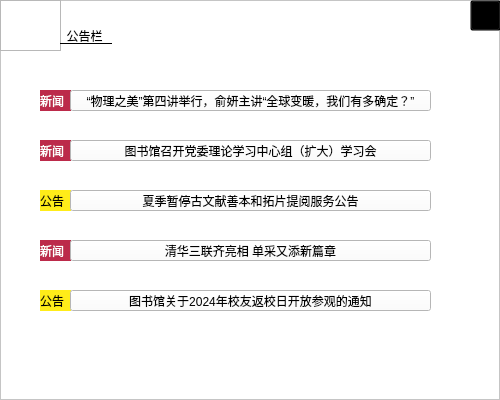
<?xml version="1.0" encoding="UTF-8"?>
<ui version="4.0">
 <class>noticeboard</class>
 <widget class="QWidget" name="noticeboard">
  <property name="geometry">
   <rect>
    <x>0</x>
    <y>0</y>
    <width>500</width>
    <height>400</height>
   </rect>
  </property>
  <property name="windowTitle">
   <string>Form</string>
  </property>
  <widget class="QFrame" name="frame">
   <property name="geometry">
    <rect>
     <x>0</x>
     <y>0</y>
     <width>500</width>
     <height>400</height>
    </rect>
   </property>
   <property name="styleSheet">
    <string notr="true">QFrame#frame{background-color: rgb(255, 255, 255);

}</string>
   </property>
   <property name="frameShape">
    <enum>QFrame::StyledPanel</enum>
   </property>
   <property name="frameShadow">
    <enum>QFrame::Raised</enum>
   </property>
   <widget class="QFrame" name="frame_2">
    <property name="geometry">
     <rect>
      <x>0</x>
      <y>0</y>
      <width>61</width>
      <height>51</height>
     </rect>
    </property>
    <property name="styleSheet">
     <string notr="true">border-image: url(:/background/board_red_library.jpg);</string>
    </property>
    <property name="frameShape">
     <enum>QFrame::StyledPanel</enum>
    </property>
    <property name="frameShadow">
     <enum>QFrame::Raised</enum>
    </property>
   </widget>
   <widget class="QLabel" name="label">
    <property name="geometry">
     <rect>
      <x>60</x>
      <y>20</y>
      <width>191</width>
      <height>31</height>
     </rect>
    </property>
    <property name="styleSheet">
     <string notr="true">
text-decoration: underline;
font: 30pt &quot;华文隶书&quot;;
text-decoration: underline;</string>
    </property>
    <property name="text">
     <string>  公告栏   </string>
    </property>
   </widget>
   <widget class="QLabel" name="label_2">
    <property name="geometry">
     <rect>
      <x>40</x>
      <y>290</y>
      <width>31</width>
      <height>21</height>
     </rect>
    </property>
    <property name="styleSheet">
     <string notr="true">
background-color: rgb(255, 236, 25);
font: 11pt &quot;华文隶书&quot;;
border-radius:150px;</string>
    </property>
    <property name="text">
     <string>公告</string>
    </property>
   </widget>
   <widget class="QLabel" name="label_3">
    <property name="geometry">
     <rect>
      <x>40</x>
      <y>190</y>
      <width>31</width>
      <height>21</height>
     </rect>
    </property>
    <property name="styleSheet">
     <string notr="true">
background-color: rgb(255, 236, 25);
font: 11pt &quot;华文隶书&quot;;
border-radius:150px;</string>
    </property>
    <property name="text">
     <string>公告</string>
    </property>
   </widget>
   <widget class="QLabel" name="label_4">
    <property name="geometry">
     <rect>
      <x>40</x>
      <y>140</y>
      <width>31</width>
      <height>21</height>
     </rect>
    </property>
    <property name="styleSheet">
     <string notr="true">background-color: rgb(188, 42, 74);
color: rgb(255, 255, 255);

font: 11pt &quot;华文隶书&quot;;
border-radius:150px;</string>
    </property>
    <property name="text">
     <string>新闻</string>
    </property>
   </widget>
   <widget class="QLabel" name="label_5">
    <property name="geometry">
     <rect>
      <x>40</x>
      <y>90</y>
      <width>31</width>
      <height>21</height>
     </rect>
    </property>
    <property name="styleSheet">
     <string notr="true">background-color: rgb(188, 42, 74);
color: rgb(255, 255, 255);

font: 11pt &quot;华文隶书&quot;;
border-radius:150px;</string>
    </property>
    <property name="text">
     <string>新闻</string>
    </property>
   </widget>
   <widget class="QLabel" name="label_6">
    <property name="geometry">
     <rect>
      <x>40</x>
      <y>240</y>
      <width>31</width>
      <height>21</height>
     </rect>
    </property>
    <property name="styleSheet">
     <string notr="true">background-color: rgb(188, 42, 74);
color: rgb(255, 255, 255);

font: 11pt &quot;华文隶书&quot;;
border-radius:150px;</string>
    </property>
    <property name="text">
     <string>新闻</string>
    </property>
   </widget>
   <widget class="QPushButton" name="news1">
    <property name="geometry">
     <rect>
      <x>70</x>
      <y>90</y>
      <width>361</width>
      <height>21</height>
     </rect>
    </property>
    <property name="styleSheet">
     <string notr="true">font: 9pt &quot;华文行楷&quot;;
background-color: rgb(255, 255, 255);
</string>
    </property>
    <property name="text">
     <string>“物理之美”第四讲举行，俞妍主讲“全球变暖，我们有多确定？”</string>
    </property>
   </widget>
   <widget class="QPushButton" name="news2">
    <property name="geometry">
     <rect>
      <x>70</x>
      <y>140</y>
      <width>361</width>
      <height>21</height>
     </rect>
    </property>
    <property name="styleSheet">
     <string notr="true">font: 9pt &quot;华文行楷&quot;;
background-color: rgb(255, 255, 255);</string>
    </property>
    <property name="text">
     <string>图书馆召开党委理论学习中心组（扩大）学习会</string>
    </property>
   </widget>
   <widget class="QPushButton" name="notice1">
    <property name="geometry">
     <rect>
      <x>70</x>
      <y>190</y>
      <width>361</width>
      <height>21</height>
     </rect>
    </property>
    <property name="styleSheet">
     <string notr="true">font: 9pt &quot;华文行楷&quot;;
background-color: rgb(255, 255, 255);</string>
    </property>
    <property name="text">
     <string>夏季暂停古文献善本和拓片提阅服务公告</string>
    </property>
   </widget>
   <widget class="QPushButton" name="news3">
    <property name="geometry">
     <rect>
      <x>70</x>
      <y>240</y>
      <width>361</width>
      <height>21</height>
     </rect>
    </property>
    <property name="styleSheet">
     <string notr="true">font: 9pt &quot;华文行楷&quot;;
background-color: rgb(255, 255, 255);</string>
    </property>
    <property name="text">
     <string>清华三联齐亮相 单采又添新篇章</string>
    </property>
   </widget>
   <widget class="QPushButton" name="notice2">
    <property name="geometry">
     <rect>
      <x>70</x>
      <y>290</y>
      <width>361</width>
      <height>21</height>
     </rect>
    </property>
    <property name="styleSheet">
     <string notr="true">font: 9pt &quot;华文行楷&quot;;
background-color: rgb(255, 255, 255);</string>
    </property>
    <property name="text">
     <string>图书馆关于2024年校友返校日开放参观的通知</string>
    </property>
   </widget>
   <widget class="QPushButton" name="backButton">
    <property name="geometry">
     <rect>
      <x>470</x>
      <y>0</y>
      <width>31</width>
      <height>31</height>
     </rect>
    </property>
    <property name="styleSheet">
     <string notr="true">border-image: url(:/new/prefix1/back.png);
background-color: transparent;</string>
    </property>
    <property name="text">
     <string/>
    </property>
   </widget>
  </widget>
 </widget>
 <resources/>
 <connections/>
</ui>
